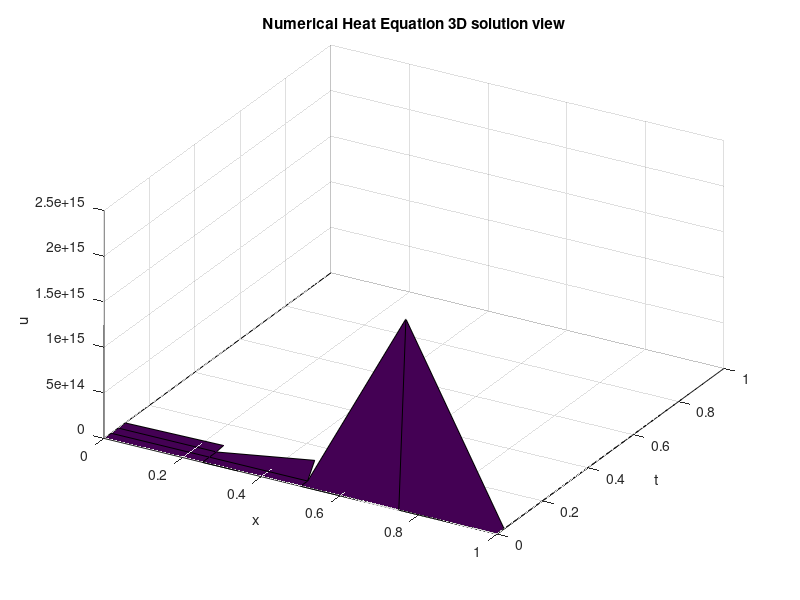
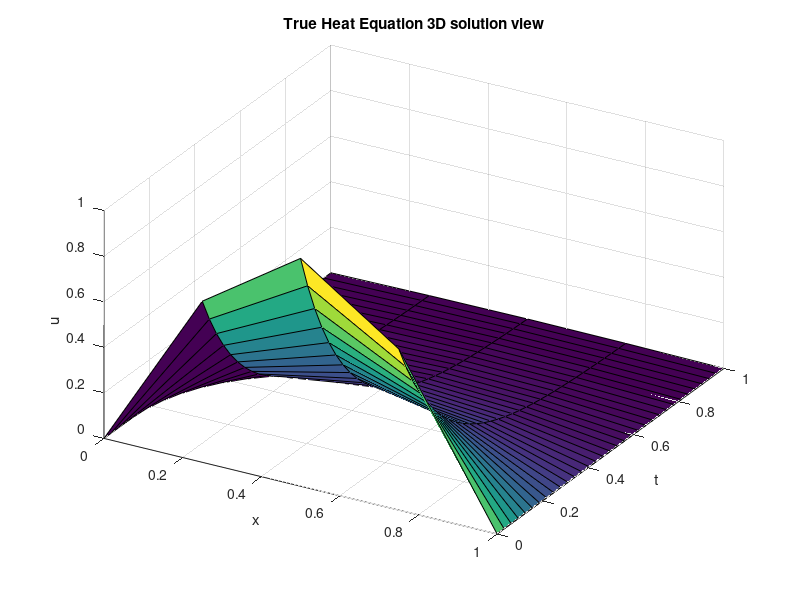

Recreate these plots in MATLAB, in order. (Note: this script raises an error after producing the figures.)
%%%%%%%%%%%%%%%%%%%%%%%%%%%%%%%%%%%%%%%%%%%%%%%%%%%%%%%%%%%%%%%%%%%%
%   NSFD Schemes ID #49 using Forward Difference Method for Heat Equation
%   Explicit Equation:   
%          U(j+1,k) = (1-2R)*U(j,k) + R(U(j,k+1) + U(j,k-1))
%
%   Output: u := numerical approximation of u, the heat equation
%           u_true := the true solution to the heat equation
%
%    (CASE IV)
%    ID#20 Unity Approximation:
%          1 = (U(j,i) + U(j,i+1) + U(j,i-1))/(2U(j,i+1)
%
%          U(j+1,k) = ((1-2*R)*U(j,i)*K)/(3U(j,i-1)) + ((1+R)(U(j,i-1)
%          +K))/(3), K = u(j,i+1) + u(j,i)
%%%%%%%%%%%%%%%%%%%%%%%%%%%%%%%%%%%%%%%%%%%%%%%%%%%%%%%%%%%%%%%%%%%%%

%%% Initialize variables and mesh space
clc
clear
format long

L=1;                %x length, could be thought of as rod length
T=1;                %total t, typically 1
D=1/2;              %Diffusivity coefficient in (0,1)

po = 2;             %controls time and space steps
M=2^po;             %various different space step iterations
K=2^(2*po+1);       %this is set up such that K and M meet the CFL conditions for stability

x_0=0;              %initial x and t values
t_0=0;

dx=L/M;             %dx and dt are the evenly-spaced mesh points
dt=T/K;

R=D*dt/dx^2;        %CFL says R<1/2
if R >= 1/2
    disp('R must be less than 1/2. Try lowering value of M')
    return
end



%%%Creating the Mesh

%{
for j=1:K+1
    t(j)=(j-1)*dt;          %There are multiple ways to create the time mesh, this is not the most efficient but is clear in setup
end
%}
t = 0:dt:T;                  %This is the method I use

% Position Mesh Points
%{
for i=1:M+1
    x(i)=(i-1)*dx; %since Matlab begins at 1, x_0 must be i-1
    end
%}
x = 0:dx:L; %for -L to L, change M to 2*M








%%% Numerical Soln Loop


a = @(t) 0;         %2*t;       %boundary condition x=0
b = @(t) 0;           %2*t+L;     %boundary condition x=L
g = @(x) sin(pi.*x);  %x.^2;      %initial condition, t=0


u=zeros(K+1, M+1);

u(:,1)=a(t'); %input BCs
u(:,end)=b(t');
u(1,:)=g(x); %input ICs



% Forward Difference Scheme
for j=1:K
    for i=2:M
        W = u(j,i+1) + u(j,i);
        u(j+1,i) = ((1-2*R)*u(j,i)^2 + (1-R)*W*u(j,i) + R*W^2)/(3*u(j,i+1));
    end
end
  
    

%Computing the Exact Solution, u_true
u_true=zeros(K+1, M+1);

for j=1:K+1
    for i=1:M+1
        u_true(j,i) = sin(pi.*x(i))*exp(-D*pi^2*t(j));   
    end
end

%%% Plots and Graphs

% Figures 1 - 2 are 1-D representations of u. Since these aren't often
% useful, they are commented out.
%{
figure(1)
for j=1:K+1
    plot(x,u_true(j,:),'linewidth',2);
    hold on;
end
title('True Heat Equation 2D views for different times')
xlabel('x')
ylabel('u_truee')

figure(2)
for j=1:K+1
    plot(x,u(j,:),'linewidth',2);
    hold on;
end
title('Numerical Heat Equation 2D views for different times')
xlabel('x')
ylabel('u')
%}

%3-D Representations of u and u_true
figure(3)
X1=kron(ones(K+1,1),x);
T1=kron(ones(1,M+1),t');
surf(X1,T1,u)
view(30,40);
title('Numerical Heat Equation 3D solution view')
xlabel('x')
ylabel('t')
zlabel('u')

figure(4)
X1=kron(ones(K+1,1),x);
T1=kron(ones(1,M+1),t');
surf(X1,T1,u_true)
view(30,40);
title('True Heat Equation 3D solution view')
xlabel('x')
ylabel('t')
zlabel('u')
%{
figure(5)
plot(x,u(K,:),'linewidth',2);
hold on;
plot(x,u_true(K,:),'linewidth',2);
%}

%%% Errors and norms

%We are taking the LAST row of u and u_true to compare them. This will
%capture any truncation errors that have become exacerbated over iterations
    
u1 = u(end-1,:)
u1_true = u_true(end-1,:)


L_inf = max(max(abs(u1-u1_true))); 
L2 = norm(u1-u1_true, 1); 

L1  = norm(u1-u1_true, 2);

L1 = L1';
L2 = L2';
L_inf = L_inf';

x(2) - x(1)
results = table(K, M, L1,L2,L_inf)
